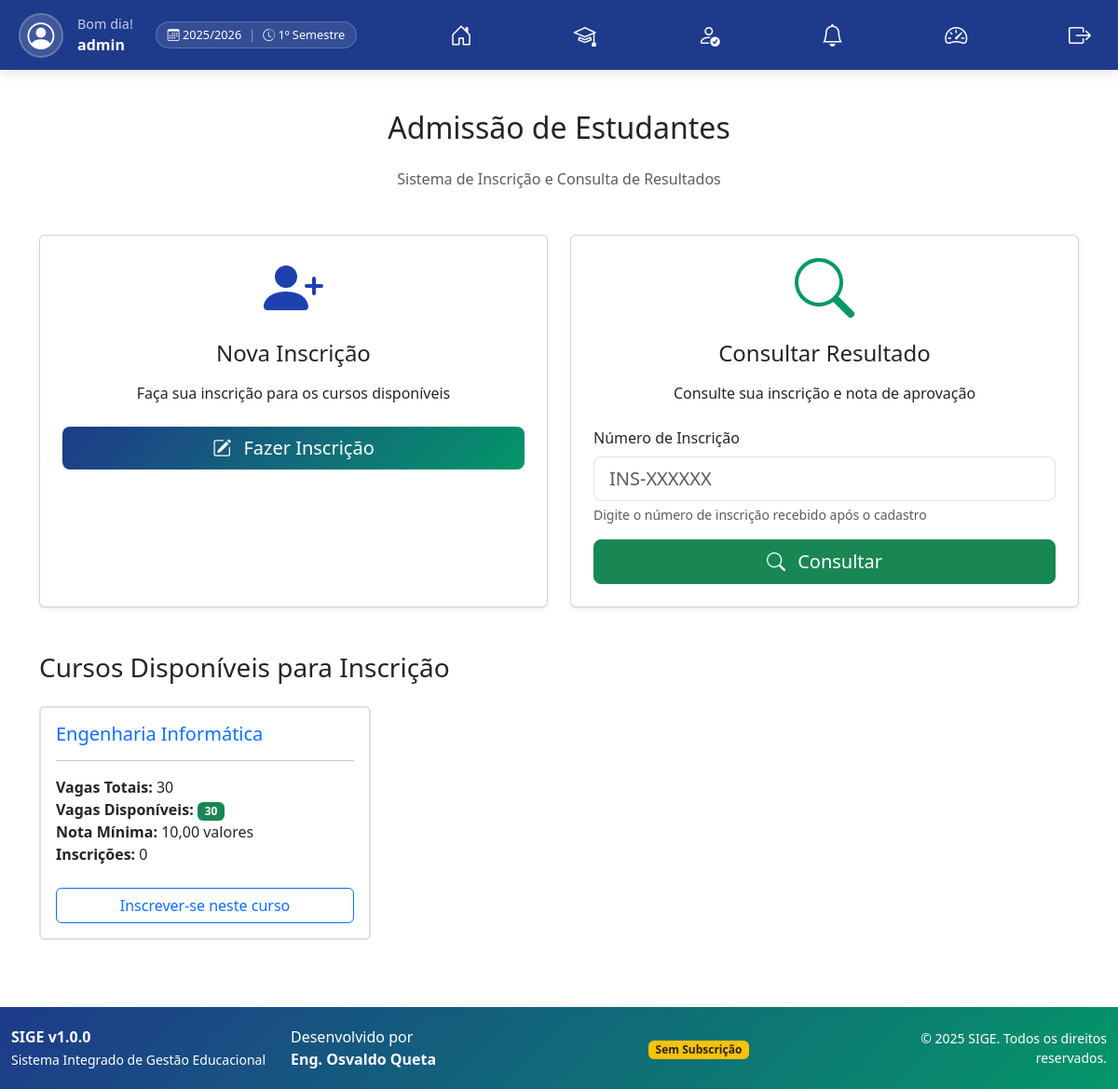
The page /admissao/ (signed in) on the database its author committed.
### core/models.py (models this page shows, shortened)
class AnoAcademico(models.Model):
    STATUS_CHOICES = [
        ('ativo', 'Ativo'),
        ('encerrado', 'Encerrado'),
    ]
    ano_inicio = models.IntegerField(verbose_name="Ano de Início")
    ano_fim = models.IntegerField(verbose_name="Ano de Fim")
    status = models.CharField(max_length=20, choices=STATUS_CHOICES, default='ativo', verbose_name="Status")
    ativo = models.BooleanField(default=False, verbose_name="Ano Atual")
    data_criacao = models.DateTimeField(auto_now_add=True)
    class Meta:
        verbose_name = "Ano Académico"
        verbose_name_plural = "Anos Académicos"
        ordering = ['-ano_inicio']
        unique_together = ['ano_inicio', 'ano_fim']
    def __str__(self):
        return f"{self.ano_inicio}/{self.ano_fim}"

class Semestre(models.Model):
    SEMESTRE_CHOICES = [
        ('1', '1º Semestre'),
        ('2', '2º Semestre'),
    ]
    ano_academico = models.ForeignKey(AnoAcademico, on_delete=models.CASCADE, related_name='semestres', verbose_name="Ano Académico")
    nome = models.CharField(max_length=20, choices=SEMESTRE_CHOICES, verbose_name="Semestre")
    data_inicio = models.DateField(verbose_name="Data de Início")
    data_fim = models.DateField(verbose_name="Data de Fim")
    ativo = models.BooleanField(default=False, verbose_name="Semestre Atual")
    class Meta:
        verbose_name = "Semestre"
        verbose_name_plural = "Semestres"
        unique_together = ['ano_academico', 'nome']
        ordering = ['ano_academico', 'nome']

class Curso(models.Model):
    GRAU_CHOICES = [
        ('licenciatura', 'Licenciatura'),
        ('mestrado', 'Mestrado'),
        ('doutoramento', 'Doutoramento'),
        ('especialidade', 'Especialidade'),
    ]
    REGIME_CHOICES = [
        ('diurno', 'Diurno'),
        ('pos-laboral', 'Pós-Laboral'),
    ]
    MODALIDADE_CHOICES = [
        ('presencial', 'Presencial'),
        ('semipresencial', 'Semipresencial'),
        ('ead', 'EAD'),
    ]
    DURACAO_CHOICES = [
        (3, '3 meses'),
        (6, '6 meses'),
        (12, '1 ano'),
        (24, '2 anos'),
        (36, '3 anos'),
        (48, '4 anos'),
        (60, '5 anos'),
    ]
    codigo = models.CharField(max_length=50, unique=True, default="CURSO", verbose_name="Código do Curso")
    nome = models.CharField(max_length=200, verbose_name="Nome do Curso")
    grau = models.CharField(max_length=20, choices=GRAU_CHOICES, default='licenciatura', verbose_name="Grau")
    regime = models.CharField(max_length=20, choices=REGIME_CHOICES, default='diurno', verbose_name="Regime")
    modalidade = models.CharField(max_length=20, choices=MODALIDADE_CHOICES, default='presencial', verbose_name="Modalidade")
    descricao = models.TextField(blank=True, verbose_name="Descrição")
    vagas = models.PositiveIntegerField(verbose_name="Número de Vagas")
    duracao_meses = models.PositiveIntegerField(
        choices=DURACAO_CHOICES,
        default=12,
        verbose_name="Duração"
    )
    nota_minima = models.DecimalField(
        max_digits=4,
        decimal_places=2,
        default=10.00,
        validators=[MinValueValidator(10.00), MaxValueValidator(20.00)],
        verbose_name="Nota Mínima para Aprovação"
    )
    requer_prerequisitos = models.BooleanField(default=False, verbose_name="Requer Pré-requisitos")
    ativo = models.BooleanField(default=True, verbose_name="Ativo")
    data_criacao = models.DateTimeField(auto_now_add=True)
    data_atualizacao = models.DateTimeField(auto_now=True)
    class Meta:
        verbose_name = "Curso"
        verbose_name_plural = "Cursos"
        ordering = ['nome']
    def vagas_disponiveis(self):
        aprovados = self.inscricoes.filter(aprovado=True).count()
        return max(0, self.vagas - aprovados)
    def total_inscricoes(self):
        return self.inscricoes.count()

### core/views.py (the view)
# urls.py: path('admissao/', views.admissao_estudantes, name='admissao_estudantes'),
@login_required
def admissao_estudantes(request):
    cursos = Curso.objects.filter(ativo=True)
    config = ConfiguracaoEscola.objects.first()
    return render(request, 'core/admissao.html', {
        'cursos': cursos,
        'config': config
    })

### core/context_processors.py (called while the page is built)
def subscricao_context(request):
    if not request.user.is_authenticated:
        return {}
    subscricao = Subscricao.objects.filter(estado__in=['ativo', 'teste']).first()
    return {'subscricao': subscricao}

def global_academic_context(request):
    if not request.user.is_authenticated:
        return {}
    ano_atual = AnoAcademico.objects.filter(ativo=True).first()
    semestre_atual = None
    if ano_atual:
        semestre_atual = ano_atual.semestres.filter(ativo=True).first()
    return {
        'ano_atual': ano_atual,
        'semestre_atual': semestre_atual
    }

### core/templates/core/admissao.html (shortened to what this page needs)
{% extends 'core/base.html' %}
{% block content %}
<div class="container my-5">
    <h2 class="text-center mb-4">Admissão de Estudantes</h2>
    <p class="text-center text-muted mb-5">Sistema de Inscrição e Consulta de Resultados</p>
    <div class="row g-4">
        <div class="col-md-6">
            <div class="card h-100 shadow-sm">
                <div class="card-body text-center p-4">
                    <div class="mb-4">
                    </div>
                    <h4 class="card-title mb-3">Nova Inscrição</h4>
                    <p class="card-text mb-4">Faça sua inscrição para os cursos disponíveis</p>
                    <form method="get" action="{% url 'admissao_inscricao' %}">
                        <button type="submit" class="btn btn-custom btn-lg w-100">
                            <i class="bi bi-pencil-square me-2"></i>
                            Fazer Inscrição
                        </button>
                    </form>
                </div>
            </div>
        </div>
        <div class="col-md-6">
            <div class="card h-100 shadow-sm">
                <div class="card-body p-4">
                    <div class="text-center mb-4">
                        <svg xmlns="http://www.w3.org/2000/svg" width="64" height="64" fill="#059669" class="bi bi-search" viewBox="0 0 16 16">
                            <path d="M11.742 10.344a6.5 6.5 0 1 0-1.397 1.398h-.001q.044.06.098.115l3.85 3.85a1 1 0 0 0 1.415-1.414l-3.85-3.85a1 1 0 0 0-.115-.1zM12 6.5a5.5 5.5 0 1 1-11 0 5.5 5.5 0 0 1 11 0"/>
                        </svg>
                    </div>
                    <h4 class="card-title text-center mb-3">Consultar Resultado</h4>
                    <p class="card-text text-center mb-4">Consulte sua inscrição e nota de aprovação</p>
                    <form method="post" action="{% url 'inscricao_buscar' %}">
                        <div class="mb-3">
                            <label for="numero_inscricao" class="form-label">Número de Inscrição</label>
                            <input type="text" class="form-control form-control-lg" id="numero_inscricao" name="numero_inscricao" placeholder="INS-XXXXXX" required>
                            <div class="form-text">Digite o número de inscrição recebido após o cadastro</div>
                        </div>
                        <button type="submit" class="btn btn-success btn-lg w-100">
                            <i class="bi bi-search me-2"></i>
                            Consultar
                        </button>
                    </form>
                </div>
            </div>
        </div>
    </div>
    <div class="mt-5">
        <h3 class="mb-4">Cursos Disponíveis para Inscrição</h3>
        {% if cursos %}
            <div class="row">
                {% for curso in cursos %}
                <div class="col-md-6 col-lg-4 mb-4">
                    <div class="card curso-card h-100">
                        <div class="card-body">
                            <h5 class="card-title text-primary">{{ curso.nome }}</h5>
                            <hr>
                            <ul class="list-unstyled">
                                <li><strong>Vagas Totais:</strong> {{ curso.vagas }}</li>
                                <li><strong>Vagas Disponíveis:</strong>
                                    <span class="badge bg-success">{{ curso.vagas_disponiveis }}</span>
                                </li>
                                <li><strong>Nota Mínima:</strong> {{ curso.nota_minima }} valores</li>
                                <li><strong>Inscrições:</strong> {{ curso.total_inscricoes }}</li>
                            </ul>
                            <a href="{% url 'inscricao_create' curso.id %}" class="btn btn-outline-primary w-100 mt-2">
                                Inscrever-se neste curso
                            </a>
                        </div>
                    </div>
                </div>
                {% endfor %}
            </div>
        {% else %}
            <div class="alert alert-info">
                <i class="bi bi-info-circle me-2"></i>
                Não há cursos disponíveis no momento. Por favor, volte mais tarde.
            </div>
        {% endif %}
    </div>
</div>
{% endblock %}

### core/templates/core/base.html (shortened to what this page needs)
{% load static %}
<!DOCTYPE html>
<html lang="pt">
<head>
    <link href="https://cdn.jsdelivr.net/npm/bootstrap@5.3.0/dist/css/bootstrap.min.css" rel="stylesheet">
    <link rel="stylesheet" href="https://cdn.jsdelivr.net/npm/bootstrap-icons@1.11.1/font/bootstrap-icons.css">
</head>
<body>
    {% if user.is_authenticated %}
    <div class="navbar-top">
        <div class="navbar-content d-flex justify-content-between align-items-center w-100">
            <div class="d-flex align-items-center gap-4">
                <div class="user-info">
                    <div class="user-avatar">
                        <i class="bi bi-person-circle"></i>
                    </div>
                    <div class="user-greeting">
                        <div class="user-greeting-text small opacity-75" id="cumprimento-horario">Bem-vindo!</div>
                        <div class="user-greeting-name fw-bold">{{ user.get_full_name|default:user.username }}</div>
                    </div>
                </div>
                {% if ano_atual %}
                <div class="academic-badge">
                    <span><i class="bi bi-calendar3"></i> {{ ano_atual }}</span>
                    {% if semestre_atual %}
                    <span class="opacity-50">|</span>
                    <span><i class="bi bi-clock-history"></i> {{ semestre_atual.get_nome_display }}</span>
                    {% endif %}
                </div>
                {% endif %}
            </div>
                <a href="{% url 'painel_principal' %}" title="Início" class="btn btn-link text-white p-2">
                    <i class="bi bi-house-door fs-4"></i>
                </a>
                <a href="{% url 'cursos_lista' %}" title="Cursos" class="btn btn-link text-white p-2">
                    <i class="bi bi-mortarboard fs-4"></i>
                </a>
                {% if user.is_staff %}
                    <a href="{% url 'perfis_pendentes' %}" title="Perfis Pendentes" class="btn btn-link text-white p-2 position-relative">
                        <i class="bi bi-person-check fs-4"></i>
                    </a>
                {% endif %}
                <a href="{% url 'notificacoes' %}" title="Notificações" class="btn btn-link text-white p-2 position-relative">
                    <i class="bi bi-bell fs-4"></i>
                </a>
                <a href="{% url 'admin:index' %}" title="Admin" class="btn btn-link text-white p-2">
                    <i class="bi bi-speedometer2 fs-4"></i>
                </a>
                <a href="{% url 'logout' %}" title="Sair" class="btn btn-link text-white p-2">
                    <i class="bi bi-box-arrow-right fs-4"></i>
                </a>
            </div>
        </div>
    {% endif %}
    {% block content %}{% endblock %}
    <footer>
        <div class="container-fluid">
            <div class="row align-items-center">
                <div class="col-md-3 text-start">
                    <p class="mb-0">
                        <strong>SIGE v1.0.0</strong><br>
                        <small>Sistema Integrado de Gestão Educacional</small>
                    </p>
                </div>
                <div class="col-md-3">
                    <p class="mb-0">
                        Desenvolvido por<br>
                        <strong>Eng. Osvaldo Queta</strong>
                    </p>
                </div>
                <div class="col-md-3 text-center">
                    {% if user.is_authenticated %}
                        <p class="mb-0">
                            {% if subscricao %}
                                <span class="badge {% if subscricao.esta_ativo %}bg-success{% else %}bg-danger{% endif %}">
                                    {% if subscricao.esta_ativo %}
                                        ✓ Ativa
                                    {% else %}
                                        ✗ Expirada
                                    {% endif %}
                                </span>
                                <br>
                                <small>
                                    {% if subscricao.esta_ativo %}
                                        {{ subscricao.dias_restantes }} dias
                                    {% else %}
                                        Renove sua subscrição
                                    {% endif %}
                                </small>
                            {% else %}
                                <span class="badge bg-warning text-dark">Sem Subscrição</span>
                            {% endif %}
                        </p>
                    {% endif %}
                </div>
                <div class="col-md-3 text-end">
                    <p class="mb-0 small">&copy; {% now "Y" %} SIGE. Todos os direitos reservados.</p>
                </div>
            </div>
        </div>
    </footer>
</body>
</html>

### core/templates/core/base.html (style rules this page uses)
body { font-family: 'Segoe UI', Tahoma, Geneva, Verdana, sans-serif; display: flex; flex-direction: column; min-height: 100vh; padding-top: 70px; }
.navbar-top { position: fixed; top: 0; left: 0; right: 0; height: 75px; background: #1e3a8a; color: white; display: flex; align-items: center; padding: 0 20px; z-index: 1000; box-shadow: 0 4px 12px rgba(0,0,0,0.1); }
.user-info { display: flex; align-items: center; gap: 15px; }
.user-avatar { width: 48px; height: 48px; border-radius: 50%; background: rgba(255,255,255,0.15); display: flex; align-items: center; justify-content: center; font-size: 1.8rem; border: 2px solid rgba(255,255,255,0.2); }
.academic-badge { background: rgba(255,255,255,0.1); padding: 4px 12px; border-radius: 20px; font-size: 0.8rem; border: 1px solid rgba(255,255,255,0.2); display: inline-flex; align-items: center; gap: 8px; }
.user-greeting { text-align: left; }
.user-greeting-text { font-size: 0.9rem; opacity: 0.9; }
.user-greeting-name { font-weight: bold; font-size: 1rem; }
.card { transition: transform 0.3s; height: 100%; }
.btn-custom { background: linear-gradient(135deg, #1e3a8a 0%, #059669 100%); border: none; color: white; }
footer { background: linear-gradient(135deg, #1e3a8a 0%, #059669 100%); color: white; padding: 20px 0; margin-top: auto; }

### core/templates/core/admissao.html (style rules this page uses)
.curso-card { border: 2px solid #e0e0e0; transition: all 0.3s ease; }

### rows shown on the page
AnoAcademico: ano_inicio+ano_fim "2025/2026"
Semestre: nome "1º Semestre"
Curso: nome "Engenharia Informática", vagas "30", vagas_disponiveis "30", nota_minima "10,00", total_inscricoes "0"

### other values the page prints
{{ user.get_full_name|default:user.username }} "admin"
